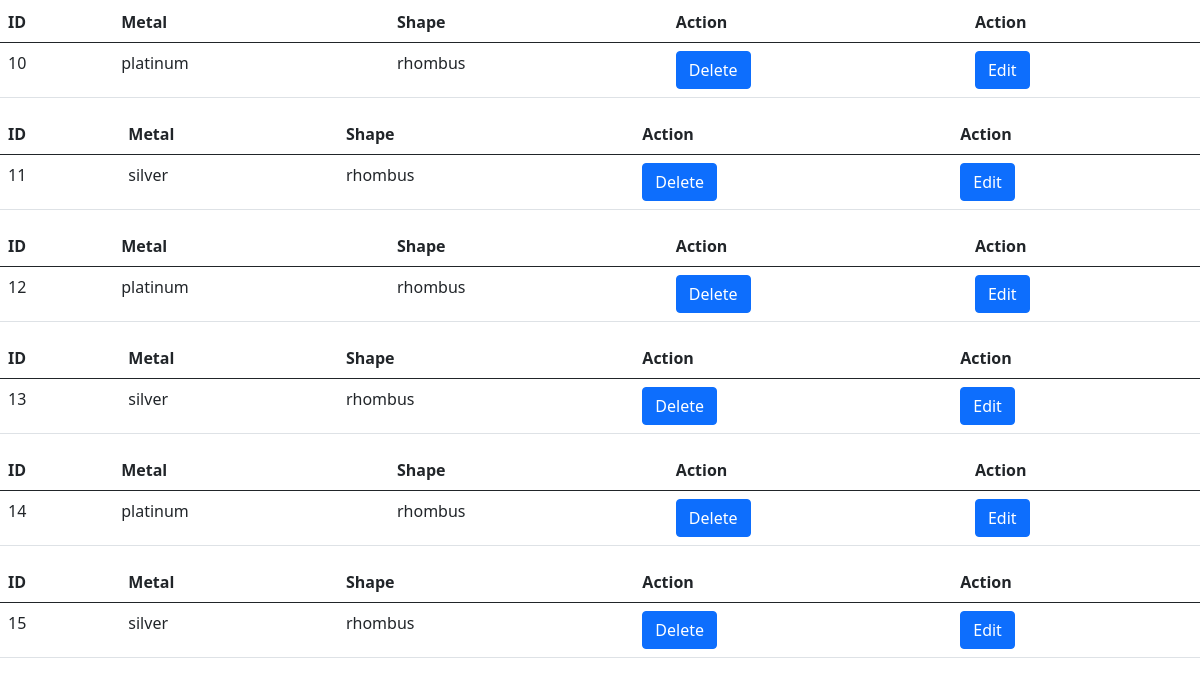
Before: /showj (lower part) with the older database file.
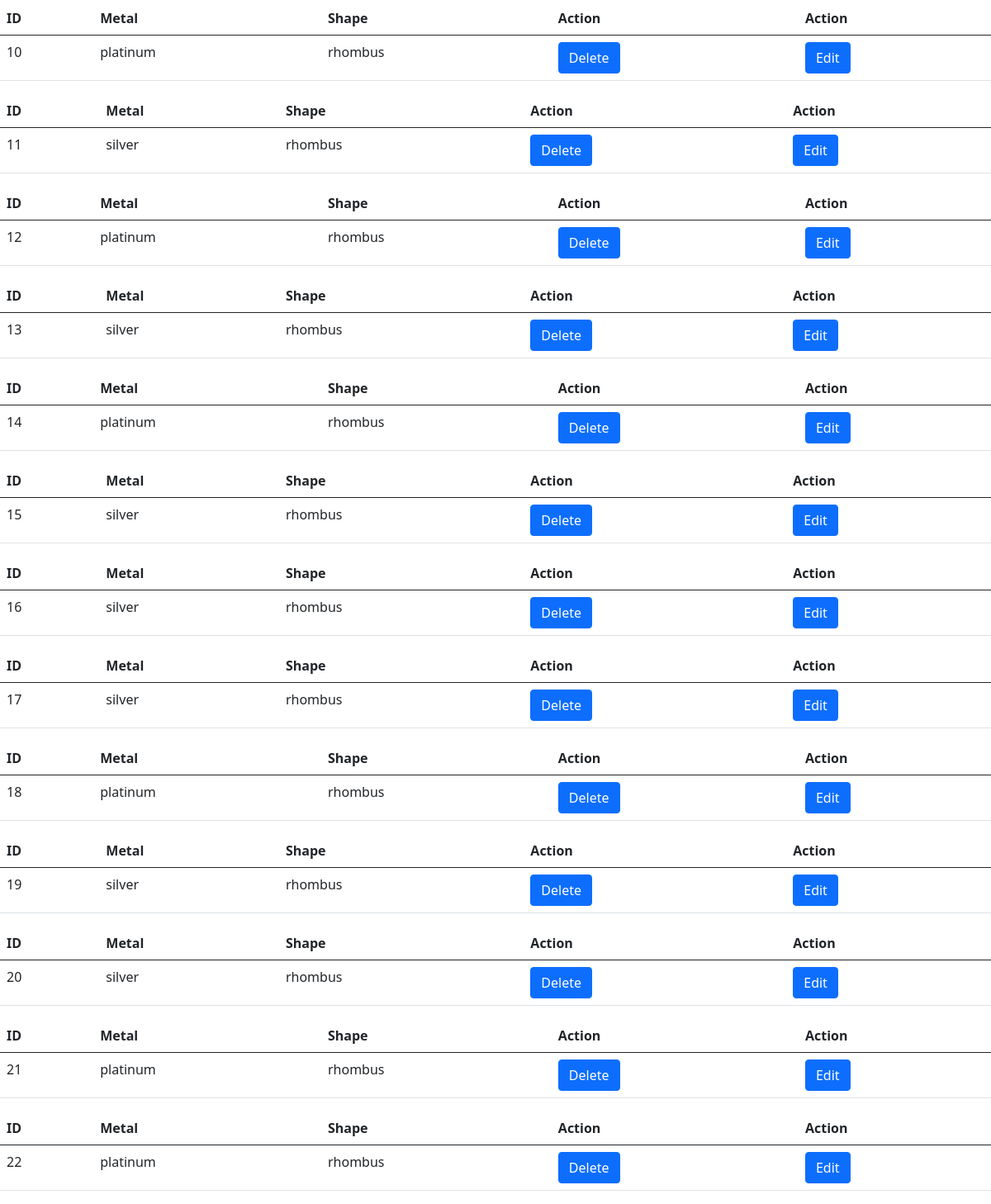
After: the same page with the newer database file.
### firstapp/models.py (models this page shows, shortened)
class POJ(models.Model):
    date = models.DateField(auto_now_add=True)
    company_name = models.ForeignKey('companyinfo', on_delete=PROTECT,blank=True)
    location = models.ForeignKey('loc', on_delete=models.PROTECT, null=True, blank=True)
    jewellery = models.ForeignKey('jewell', on_delete=models.PROTECT, null=True,blank=True)
    center_stone = models.ForeignKey('centerstone', on_delete=models.PROTECT, null=True,blank=True)
    color_of_center_stone = models.ForeignKey('colorofcstone', on_delete=models.PROTECT, null=True,blank=True)
    shape = models.ForeignKey('shape1', on_delete=models.PROTECT, null=True, blank=True)
    metal = models.ForeignKey('metal1', on_delete=models.PROTECT, null=True, blank=True)
    grosswt = models.FloatField()
    phone_regex = RegexValidator(regex=r'^\+?1?\d{9,15}$', message="Phone number must be entered in the format: '+999999999'. Up to 15 digits allowed.")
    phone_number = models.CharField(validators=[phone_regex], max_length=17, blank=True)  # validators should be a list
    cert = models.ForeignKey('certificate', on_delete=models.PROTECT, null=True,blank=True)
    pcs = models.BigIntegerField()
    amount = models.DecimalField(decimal_places=2, max_digits=9)
    discount_amount = models.DecimalField(decimal_places=2, max_digits=9, blank=True, null=True)
    discount = models.PositiveSmallIntegerField(blank=True, null=True)
    total_val_j=models.DecimalField(decimal_places=2, max_digits=9,blank=True)
    currencyid = models.ForeignKey('currencies', on_delete=models.PROTECT,null=True,blank=True)
    tag_price = models.FloatField()
    rate = models.FloatField()

class metal1(models.Model):
    metal = models.CharField(max_length=30)
    def __str__(self):
        return self.metal

class shape1(models.Model):
    shape = models.CharField(max_length=30)
    def __str__(self):
        return self.shape

### firstapp/views.py (the view)
# urls.py: path('showj',views.showjewell,name="showjewell"),
def showjewell(request):
    objjewell=POJ.objects.all()
    context={
        "showjewellery":objjewell,
    }
    return render(request,"showj.html",context=context)

### firstapp/templates/showj.html (shortened to what this page needs)
<!DOCTYPE html>
<html lang="en">
<head>
  <link href="https://cdn.jsdelivr.net/npm/bootstrap@5.0.2/dist/css/bootstrap.min.css" rel="stylesheet"
>
</head>
<body>
  {% for obj in showjewellery %}
  <table class="table">
    <thead class="thead-dark">
      <tr>
        <th scope="col">ID</th>
        <th scope="col">Metal</th>
        <th scope="col">Shape</th>
        <th scope="col">Action</th>
        <th scope="col">Action</th>
      </tr>
    </thead>
    <tbody>
      <tr class="something">
        <td>{{obj.id}}</td>
        <td>{{obj.metal}}</td>
        <td>{{obj.shape}}</td>
        <td><a class="btn btn-primary" href="{% url 'deleteid' idno=obj.id %}" >Delete</a></td>
        <td><a class="btn btn-primary" href="{% url 'updateJ' pk=obj.id %}">Edit</a></td>
      </tr>
      </tbody>
  </table>
  {%endfor%}
</body>
</html>

Changed rows visible on the page:
added POJ: id "16", metal "silver", shape "rhombus"
added POJ: id "17", metal "silver", shape "rhombus"
added POJ: id "18", metal "platinum", shape "rhombus"
added POJ: id "19", metal "silver", shape "rhombus"
added POJ: id "20", metal "silver", shape "rhombus"
added POJ: id "21", metal "platinum", shape "rhombus"
added POJ: id "22", metal "platinum", shape "rhombus"
